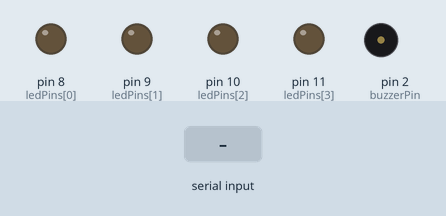
Recording of a sketch running on a simulated Arduino Uno, built with avr-gcc and run on an emulated ATmega328P. On the bench: output pins drawn as LEDs (lit = HIGH), buzzer (waves = sounding). Inputs (shaded band) come from the test bench.

Above: at 1.2 s.
1.3 s: "BUZZER_SUCCESS\n" received over Serial
At 2.01 s:
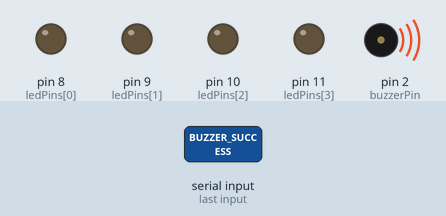
4.3 s: "BUZZER_CRITICAL\n" received over Serial
At 7.2 s:
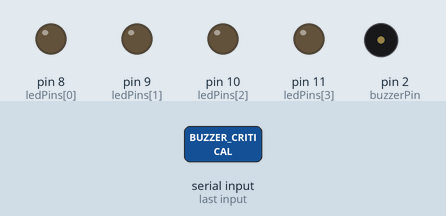
Timing chart, 0 to 8.7 s (numbered marks = the images above; inputs shaded):
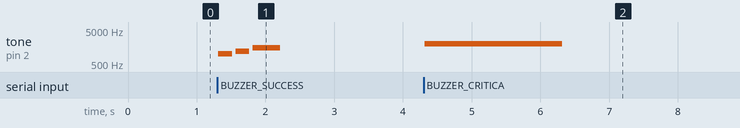

The sketch:

fagiuashfia0f9uahfa.eafadf.afdsf.sdf.ino
```cpp
const int ledPins[] = {8, 9, 10, 11};
const int buzzerPin = 2;
char cmd[20];
int index = 0;

void setup() {
  Serial.begin(9600);
  for(int i=0;i<4;i++) pinMode(ledPins[i],OUTPUT);
  pinMode(buzzerPin,OUTPUT);
}

void loop() {
  while(Serial.available()){
    char c = Serial.read();
    if(c=='\n'){
      cmd[index]='\0';
      processCommand(cmd);
      index=0;
    }else if(index<19){
      cmd[index++]=c;
    }
  }
}

void processCommand(char* cmd){
  if(strncmp(cmd,"FINGERS:",8)==0){
    for(int i=0;i<4;i++){
      if(i<strlen(cmd+8) && cmd[8+i]=='1') digitalWrite(ledPins[i],HIGH);
      else digitalWrite(ledPins[i],LOW);
    }
  }
  else if(strcmp(cmd,"BUZZER_WRONG")==0) tone(buzzerPin,1000,200);
  else if(strcmp(cmd,"BUZZER_SUCCESS")==0){
    tone(buzzerPin,1000,200);
    delay(250);
    tone(buzzerPin,1200,200);
    delay(250);
    tone(buzzerPin,1500,400);
  }
  else if(strcmp(cmd,"BUZZER_CRITICAL")==0){
    // Critical beep for 2 seconds
    tone(buzzerPin, 2000); // continuous 2kHz beep
    delay(2000);
    noTone(buzzerPin);
  }
}
```

Measured:
- after the input at 1.3 s, tone on pin 2 (buzzerPin): plays 1000 Hz for 0.20 s, 1200 Hz for 0.20 s, 1500 Hz for 0.40 s, starting at once
- after the input at 4.3 s, tone on pin 2 (buzzerPin): silent → 2000 Hz at once, → silent 2.0 s later
